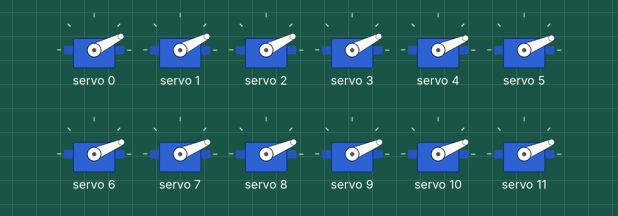
This sketch was run on a simulated Arduino Uno, built with avr-gcc and run on an emulated ATmega328P. Shown: 12 × servo.

Above: at 0.05 s.
At 0.15 s:
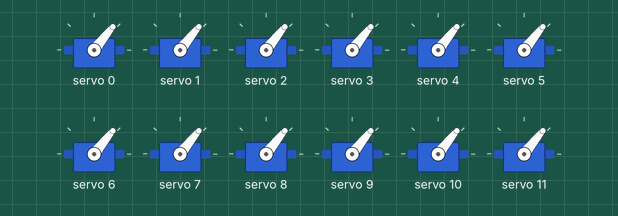
At 0.25 s:
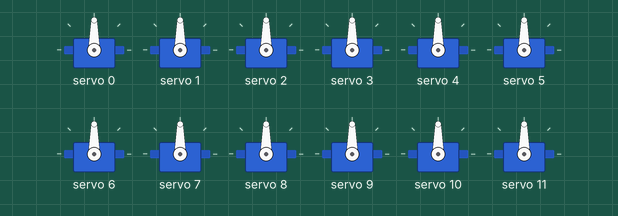
At 0.45 s:
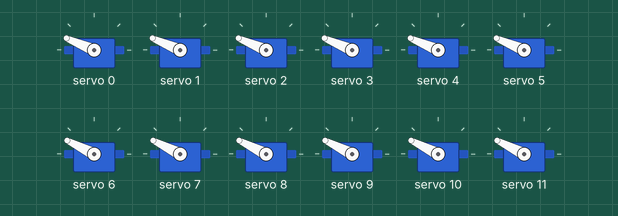
At 0.95 s:
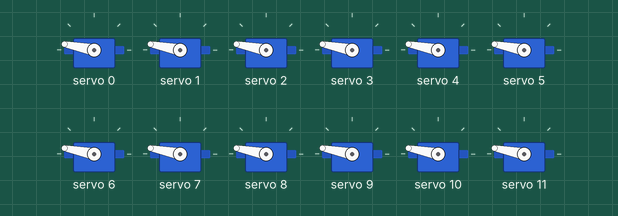
At 1.9 s:
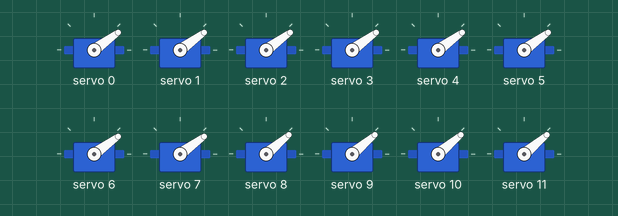
Timing chart, 0 to 3.4 s (numbered marks = the images above):
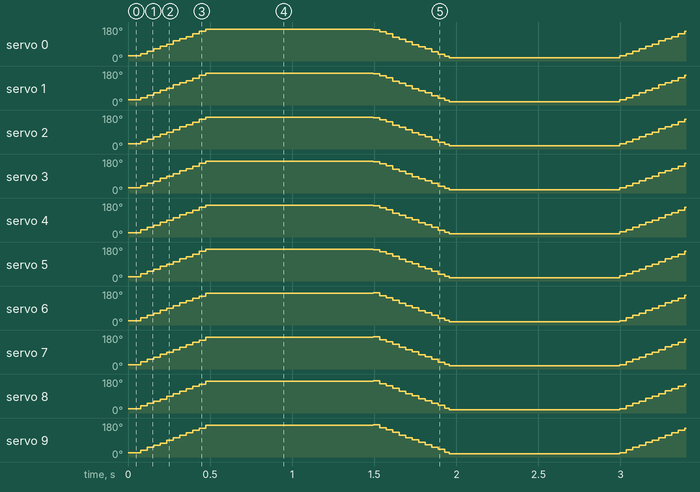

The sketch:

SweepServo.ino
```cpp
/****************************************************************************************
 Sweep Servo

  Este ejemplo se hace una barrido de 0 a 180° y después de 180° a 0°, el barrido se hace a todos los servos por igual.

 Conexiones:
  ------------------------------------------------------------------------
  PCA9685  -> Arduino Uno,Nano,Mini | Arduino Mega,DUE | Arduino Leonardo
  ------------------------------------------------------------------------
  GND      ->   GND                 |   GND            |   GND
  OE       ->   GND                 |   GND            |   GND
  SCL      ->   A5                  |   21             |   3
  SDA      ->   A4                  |   20             |   2
  VCC      ->   5V                  |   5V             |   5V
  +V      ->    NC                  |   NC             |   NC
  ------------------------------------------------------------------------
  *No se puede cambiar de pines, los pines indicados son para la comunicación I2C
   y son los pines SDA y SCL de cada placa respectivamente

 Dirección del módulo I2C:
  Por defecto 0x40 (01000000) o establecer por hardware : 0|1|A5|A4|A3|A2|A1|A0

 Ejemplo desarrollado por Naylamp Mechatronics bajo licencia MIT (puede copiar, modificar, integrar o redistribuir)

 Última modificación el 28/08/2020

 Requiere librería: https://github.com/adafruit/Adafruit-PWM-Servo-Driver-Library

 Más información en:
   -https://naylampmechatronics.com/blog/41_Tutorial-M%C3%B3dulo-Controlador-de-servos-PCA9685.html
   -https://github.com/naylampmechatronics/Ejemplos_driverPCA9685

**************************************************************************************************/
#include <Wire.h>
#include <Adafruit_PWMServoDriver.h>

Adafruit_PWMServoDriver servos = Adafruit_PWMServoDriver(0x40);

unsigned int pos0=172; // ancho de pulso en cuentas para posición 0°
unsigned int pos180=565; // ancho de pulso en cuentas para la posición 180°

void setup() {
  servos.begin();
  servos.setPWMFreq(60); //Frecuencia PWM de 60Hz o T=16,66ms
}


void loop() {

  for (int duty = pos0; duty < pos180; duty=duty+10) {
    for(int n=0;n<16;n++)
    {
      servos.setPWM(n,0,duty);
    }
  }
  delay(1000);
  for (int duty = pos180; duty > pos0; duty=duty-10) {
    for(int n=0;n<16;n++)
    {
      servos.setPWM(n,0,duty);
    }
  }
  delay(1000);
}
```
